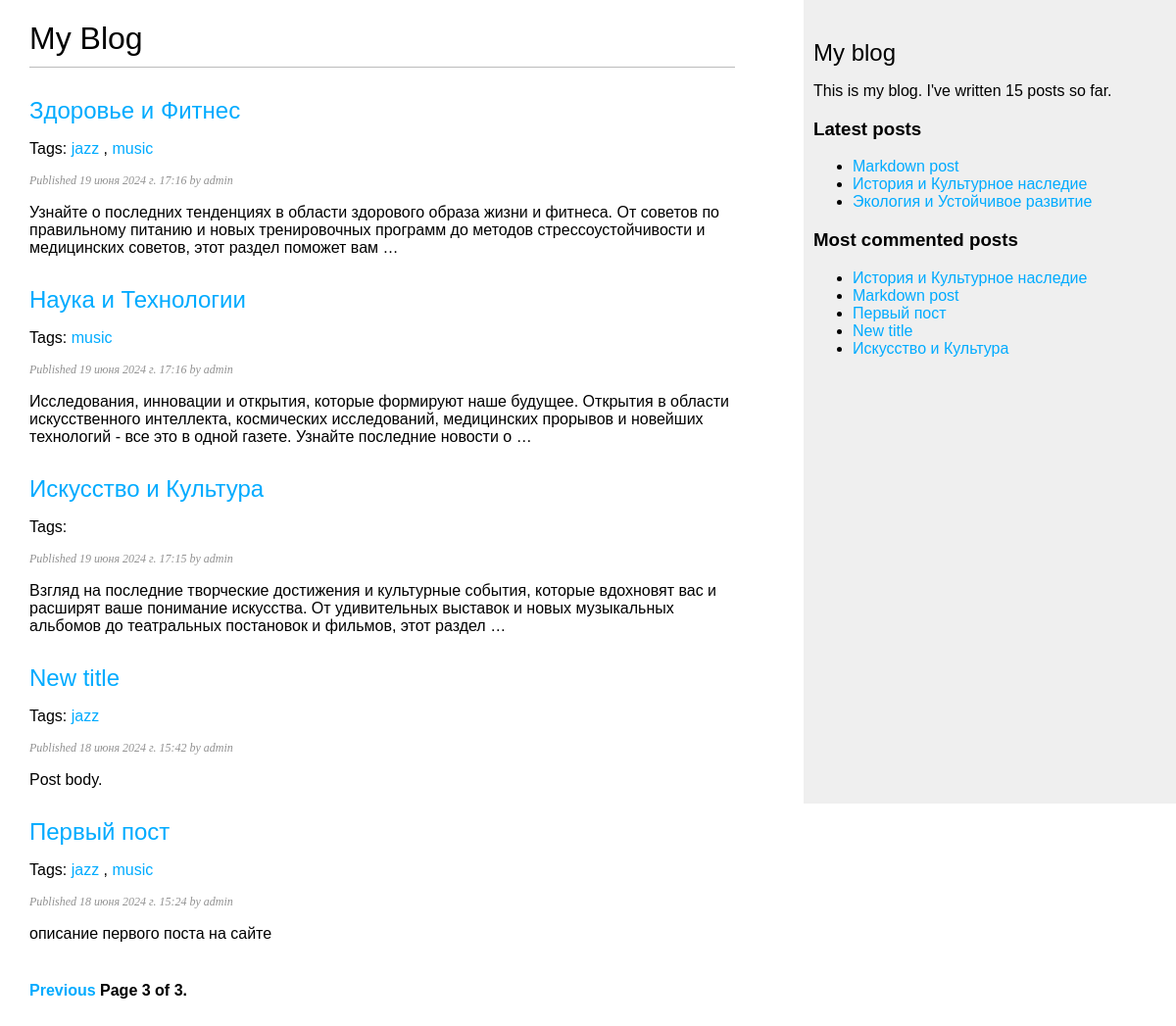
Page /blog/?page=3 on the committed database.
### blog/models.py (models this page shows, shortened)
class Post(models.Model):
    class Status(models.TextChoices):
        DRAFT = 'DF', 'Draft'
        PUBLISHED = 'PB', 'Published'
    title = models.CharField(max_length=250)
    slug = models.SlugField(max_length=250,
                            unique_for_date='publish')
    author = models.ForeignKey(User, on_delete=models.CASCADE,
                               related_name='blog_post')
    body = models.TextField()
    publish = models.DateTimeField(default=timezone.now)
    created = models.DateTimeField(auto_now_add=True)
    updated = models.DateTimeField(auto_now=True)
    status = models.CharField(max_length=2,
                              choices=Status.choices,
                              default=Status.DRAFT)
    objects = models.Manager()  # менеджер, применяемый по умолчанию
    published = PublishedManager()  # конкретно-прикладной менеджер
    tags = TaggableManager()
    class Meta:
        ordering = ['-publish']
        indexes = [
            models.Index(fields=['-publish'])
        ]
    def get_absolute_url(self):
        return reverse('blog:post_detail',
                       args=[self.publish.year,
                             self.publish.month,
                             self.publish.day,
                             self.slug])

### blog/views.py (the view)
# urls.py: path('', views.post_list, name='post_list'),
def post_list(request, tag_slug=None):
    post_list = Post.published.all()
    tag = None
    if tag_slug:
        tag = get_object_or_404(Tag, slug=tag_slug)
        post_list = post_list.filter(tags__in=[tag])
    paginator = Paginator(post_list, 5)
    page_number = request.GET.get('page', 1)
    try:
        posts = paginator.page(page_number)
    except PageNotAnInteger:
        posts = paginator.page(1)
    except EmptyPage:
        posts = paginator.page(paginator.num_pages)
    return render(request,
                  'blog/post/list.html',
                  {'posts': posts,
                   'tag': tag})

### blog/models.py (called while the page is built)
    def get_queryset(self):
        return super().get_queryset() \
            .filter(status=Post.Status.PUBLISHED)

### blog/templatetags/blog_tags.py (called while the page is built)
@register.simple_tag
def total_posts():
    return Post.published.count()

@register.inclusion_tag('blog/post/latest_posts.html')
def show_latest_posts(count=5):
    latest_posts = Post.published.order_by('-publish')[:count]
    return {'latest_posts': latest_posts}

@register.simple_tag
def get_most_commented_posts(count=5):
    return Post.published.annotate(
        total_comments=Count('comments')
    ).order_by('-total_comments')[:count]

@register.filter(name='markdown')
def markdown_format(text):
    return mark_safe(markdown.markdown(text))

### blog/templates/blog/post/list.html (shortened to what this page needs)
{% extends "blog/base.html" %}
{% load blog_tags %}
{% block content %}
    <h1>My Blog</h1>
    {% for post in posts %}
        <h2>
            <a href="{{ post.get_absolute_url }}">
                {{ post.title }}
            </a>
        </h2>
        <p class="tags">
            Tags:
            {% for tag in post.tags.all %}
                <a href="{% url 'blog:post_list_by_tag' tag.slug %}">
                {{ tag.name }}
                </a>
                {% if not forloop.last %}, {% endif %}
            {% endfor %}
        </p>
        <p class="date">
            Published {{ post.publish }} by {{ post.author }}
        </p>
        {{ post.body|markdown|truncatewords_html:30 }}
    {% endfor %}
    {% include "pagination.html" with page=posts %}
{% endblock %}

### blog/templates/blog/base.html (shortened to what this page needs)
{% load blog_tags %}
{% load static %}
<html>
<head>
    <link href="{% static 'css/blog.css' %}" rel="stylesheet">
</head>
<body>
<div id="content">
    {% block content %}
    {% endblock %}
</div>
<div id="sidebar">
    <h2>My blog</h2>
    <p>
        This is my blog.
        I've written {% total_posts %} posts so far.
    </p>
    <h3>Latest posts</h3>
    {% show_latest_posts 3 %}
    <h3>Most commented posts</h3>
    {% get_most_commented_posts as most_commented_posts %}
    <ul>
        {% for post in  most_commented_posts %}
        	<li>
                <a href="{{ post.get_absolute_url }}">{{ post.title }}</a>
            </li>
        {% endfor %}
    </ul>
</div>
</body>
</html>

### blog/templates/blog/post/latest_posts.html
<ul>
 {% for post in latest_posts %}
    <li>
        <a href="{{ post.get_absolute_url }}">{{ post.title }}</a>
    </li>
 {% endfor %}
</ul>

### blog/static/css/blog.css (style rules this page uses)
body { margin:0; padding:0; font-family:helvetica, sans-serif; }
a { color:#00abff; text-decoration:none; }
h1 { font-weight:normal; border-bottom:1px solid #bbb; padding:0 0 10px 0; }
h2 { font-weight:normal; margin:30px 0 0; }
#content { float:left; width:60%; padding:0 0 0 30px; }
#sidebar { float:right; width:30%; padding:10px; background:#efefef; height:100%; }
p.date { color:#919191; font-family: georgia, serif; font-size: 12px; font-style: italic; }

### rows in the picture
Post: title "Здоровье и Фитнес", publish "19 июня 2024 г. 17:16", author "admin", body "Узнайте о последних тенденциях в области здорового образа жизни и фитнеса. От советов по правильному питанию и новых тренировочных программ до методов стрессоустойчивости и медицинских советов, этот раздел поможет вам …"
Tag: name "jazz"
Tag: name "music"
Post: title "Наука и Технологии", publish "19 июня 2024 г. 17:16", author "admin", body "Исследования, инновации и открытия, которые формируют наше будущее. Открытия в области искусственного интеллекта, космических исследований, медицинских прорывов и новейших технологий - все это в одной газете. Узнайте последние новости о …"
Post: title "Искусство и Культура", publish "19 июня 2024 г. 17:15", author "admin", body "Взгляд на последние творческие достижения и культурные события, которые вдохновят вас и расширят ваше понимание искусства. От удивительных выставок и новых музыкальных альбомов до театральных постановок и фильмов, этот раздел …"
Post: title "New title", publish "18 июня 2024 г. 15:42", author "admin", body "Post body."
Post: title "Первый пост", publish "18 июня 2024 г. 15:24", author "admin", body "описание первого поста на сайте"
Post: title "Markdown post"
Post: title "История и Культурное наследие"
Post: title "Экология и Устойчивое развитие"

### other values in the picture
{{ page.number }} "3"
{{ page.paginator.num_pages }} "3"
